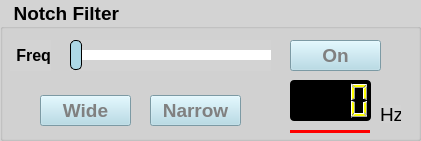
     <widget class="QGroupBox" name="Notch_groupBox">
      <property name="geometry">
       <rect>
        <x>740</x>
        <y>10</y>
        <width>421</width>
        <height>141</height>
       </rect>
      </property>
      <property name="font">
       <font>
        <pointsize>14</pointsize>
        <bold>true</bold>
       </font>
      </property>
      <property name="styleSheet">
       <string notr="true">QWidget{ background-color: lightgray;}</string>
      </property>
      <property name="title">
       <string>  Notch Filter</string>
      </property>
      <widget class="QSlider" name="Notch_freq_horizontalSlider">
       <property name="geometry">
        <rect>
         <x>70</x>
         <y>40</y>
         <width>201</width>
         <height>31</height>
        </rect>
       </property>
       <property name="layoutDirection">
        <enum>Qt::LayoutDirection::LeftToRight</enum>
       </property>
       <property name="styleSheet">
        <string notr="true">QSlider::groove:horizontal{background: lightgray; height: 10px; border-radius: 3px;}
QSlider::handle:horizontal{background: lightblue; border: 1px solid black; width: 10px; height: 30px; margin-top: -10px; margin-bottom: -10px; border-radius: 5px;}
QSlider::sub-page:horizontal{background: white;}
QSlider::add-page:horizontal{background: white;}
QSlider:disabled{color: darkgrey;}
QSlider:handle:disabled{background-color: darkgrey;  color: darkgrey;}</string>
       </property>
       <property name="minimum">
        <number>1</number>
       </property>
       <property name="maximum">
        <number>320</number>
       </property>
       <property name="orientation">
        <enum>Qt::Orientation::Horizontal</enum>
       </property>
      </widget>
      <widget class="QPushButton" name="Notch_pushButton">
       <property name="geometry">
        <rect>
         <x>290</x>
         <y>40</y>
         <width>91</width>
         <height>31</height>
        </rect>
       </property>
       <property name="font">
        <font>
         <pointsize>14</pointsize>
         <bold>true</bold>
        </font>
       </property>
       <property name="styleSheet">
        <string notr="true">QPushButton{ background-color: lightblue; color: grey}
QPushButton::checked{ background-color: red; color: black}</string>
       </property>
       <property name="text">
        <string>On</string>
       </property>
       <property name="checkable">
        <bool>true</bool>
       </property>
      </widget>
      <widget class="QLCDNumber" name="Notch_freq_lcdNumber">
       <property name="geometry">
        <rect>
         <x>290</x>
         <y>80</y>
         <width>81</width>
         <height>41</height>
        </rect>
       </property>
       <property name="styleSheet">
        <string notr="true">QWidget{ border: 2px black; background-color: black;border-radius: 4px;}
QLCDNumber {color: yellow;}</string>
       </property>
       <property name="digitCount">
        <number>4</number>
       </property>
      </widget>
      <widget class="QLabel" name="Notch_label_1">
       <property name="geometry">
        <rect>
         <x>380</x>
         <y>105</y>
         <width>21</width>
         <height>18</height>
        </rect>
       </property>
       <property name="font">
        <font>
         <pointsize>14</pointsize>
        </font>
       </property>
       <property name="text">
        <string>Hz</string>
       </property>
      </widget>
      <widget class="Line" name="Notch_line">
       <property name="geometry">
        <rect>
         <x>290</x>
         <y>130</y>
         <width>80</width>
         <height>3</height>
        </rect>
       </property>
       <property name="styleSheet">
        <string notr="true">QFrame{ border: none; background-color: red;}</string>
       </property>
       <property name="orientation">
        <enum>Qt::Orientation::Horizontal</enum>
       </property>
      </widget>
      <widget class="QLabel" name="Notch_label_2">
       <property name="geometry">
        <rect>
         <x>10</x>
         <y>40</y>
         <width>41</width>
         <height>31</height>
        </rect>
       </property>
       <property name="font">
        <font>
         <pointsize>12</pointsize>
         <bold>true</bold>
        </font>
       </property>
       <property name="text">
        <string>Freq</string>
       </property>
       <property name="alignment">
        <set>Qt::AlignmentFlag::AlignRight|Qt::AlignmentFlag::AlignTrailing|Qt::AlignmentFlag::AlignVCenter</set>
       </property>
      </widget>
      <widget class="QPushButton" name="Notch_BW_narrow_pushButton">
       <property name="geometry">
        <rect>
         <x>150</x>
         <y>95</y>
         <width>91</width>
         <height>31</height>
        </rect>
       </property>
       <property name="font">
        <font>
         <pointsize>14</pointsize>
         <bold>true</bold>
        </font>
       </property>
       <property name="styleSheet">
        <string notr="true">QPushButton{ background-color: lightblue; color: grey}
QPushButton::checked{ background-color: red; color: black}</string>
       </property>
       <property name="text">
        <string>Narrow</string>
       </property>
       <property name="checkable">
        <bool>true</bool>
       </property>
       <attribute name="buttonGroup">
        <string notr="true">Notch_buttonGroup</string>
       </attribute>
      </widget>
      <widget class="QPushButton" name="Notch_BW_wide_pushButton">
       <property name="geometry">
        <rect>
         <x>40</x>
         <y>95</y>
         <width>91</width>
         <height>31</height>
        </rect>
       </property>
       <property name="font">
        <font>
         <pointsize>14</pointsize>
         <bold>true</bold>
        </font>
       </property>
       <property name="styleSheet">
        <string notr="true">QPushButton{ background-color: lightblue; color: grey}
QPushButton::checked{ background-color: red; color: black}</string>
       </property>
       <property name="text">
        <string>Wide</string>
       </property>
       <property name="checkable">
        <bool>true</bool>
       </property>
       <attribute name="buttonGroup">
        <string notr="true">Notch_buttonGroup</string>
       </attribute>
      </widget>
     </widget>
